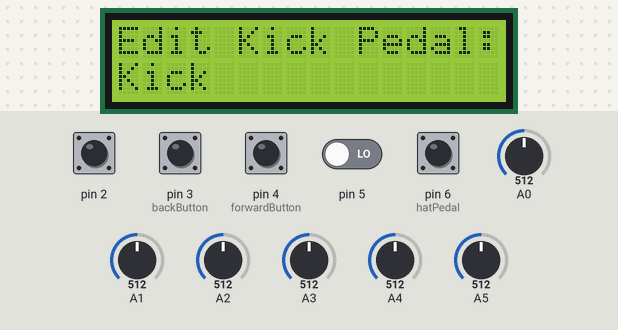
This sketch was run on a simulated Arduino Uno, built with avr-gcc and run on an emulated ATmega328P. Shown: 16×2 character LCD. The inputs (shaded band) are chosen by the test bench; at power-on: pin 6 (hatPedal) HIGH, pin 2, pin 3 (backButton), pin 4 (forwardButton), pin 5 LOW, A0 = 512, A1 = 512, A2 = 512, A3 = 512, A4 = 512, A5 = 512. What the sketch prints to the serial monitor is not drawn.

Above: at 1.2 s.
1.3 s: pin 2 pulsed HIGH 5 times (0.12 s each, 0.3 s apart)
At 1.89 s:
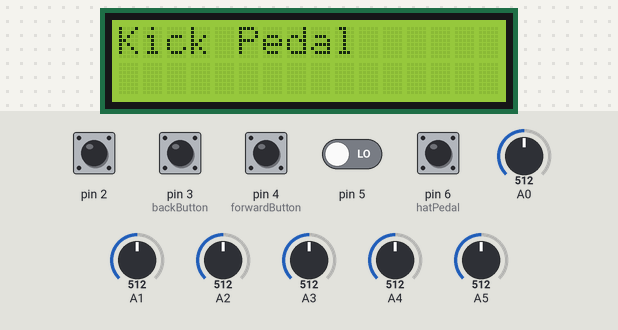
At 3.4 s:
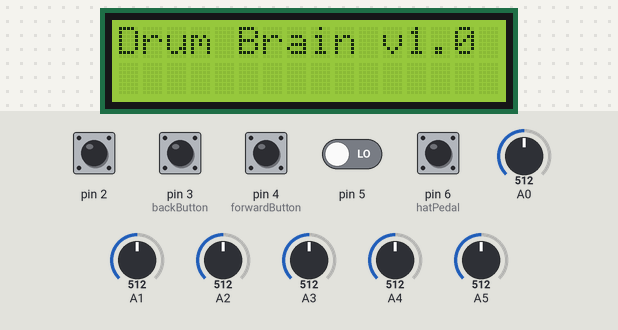
4.3 s: A0 set to 716
5.9 s: A1 set to 716
7.7 s: A2 set to 716
9.2 s: A3 set to 716
11.0 s: A4 set to 716
Timing chart, 0 to 13.5 s (numbered marks = the images above; inputs shaded):
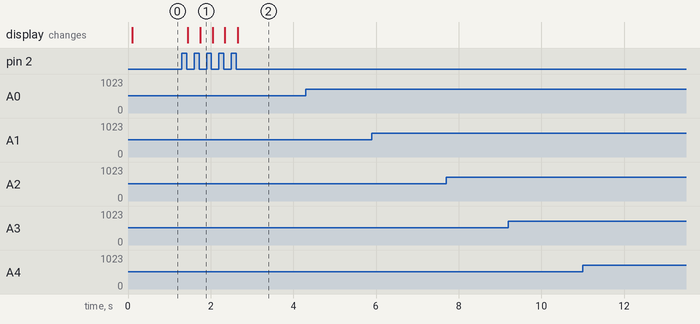

Measured:
- after the input at 1.3 s, the display: first changes after 0.14 s (image 1 shows a later state)
- after the input at 4.3 s, every drawn part: stays the same
- after the input at 5.9 s, every drawn part: stays the same
- after the input at 7.7 s, every drawn part: stays the same
- after the input at 9.2 s, every drawn part: stays the same
- after the input at 11.0 s, every drawn part: stays the same

The sketch:

x_Pads_Output_to_MIDI_with_Hat_Switch_and_Pad_Editing_LCD_v2.ino
```cpp
#include <LiquidCrystal.h>

/* LCD Configuration */
LiquidCrystal lcd(7, 8, 9, 10, 11, 12);

/* Drum Pad Input Pins */
int PIN_COUNT = 7; // Defines number of pins in use

/* Name of the system */
String SYS_NAME = "Drum Brain v1.0";

/* Tunable Values */
byte ANALOG_SAMPLES = 8;        // Defines how many consecutive reads to take from one strike
byte MAX_STRIKE_VOLTAGE = 150;  // Defines the maximum voltage limit to be read from one strike (higher voltages are clipped to this value)
byte MIN_VEL = 5;               // Defines the minimum output MIDI velocity
byte DELAY = 10;                // Defines how many ms to wait after detecting a strike before polling for another
byte NOTE_HOLD = 5;             // Defines how long the midi note will hold for
byte PEDAL_VELOCITY = 20;       // Defines velocity of pedal changes

/* MIDI Command Values */
int noteON = 144;               // 10010000 in binary, note on command
int noteOFF = 128;              // 10000000 in binary, note off command

/* MIDI Keymap Arrays (Addictive Drums Mappings */
int kickNote[] = {36};
String kickName[] = {"Kick"};
byte kickSize = 1;

int snareNote[] = {37, 38, 39, 40, 41, 42, 43, 44};
String snareName[] = {"Sn Rim", "Sn Open Hit", "Sn Rim (dbl)", "Sn Open Hit (dbl)", "Sn Shallow Rim", "Sn SideStick", "Sn Shallow Hit", "Sn Rim Click"};
byte snareSize = 8;

int tomNote[] = {72, 71, 70, 69, 68, 67, 66, 65};
String tomName[] = {"Tom 1 Rim", "Tom 1 Open", "Tom 2 Rim", "Tom 2 Open", "Tom 3 Rim", "Tom 3 Open", "Tom 4 Rim", "Tom 4 Open"};
byte tomSize = 8;

int oHatNote[] = {54, 55, 56, 57, 58};
String oHatName[] = {"HH Open A", "HH Open B", "HH Open C", "HH Open D", "HH Open Bell"};
byte oHatSize = 5;

int cHatNote[] = {49, 50, 51, 52, 53};
String cHatName[] = {"HH 1 Close Tip", "HH 1 Close Shaft", "HH 2 Close Tip", "HH 2 Close Shaft", "HH Close Bell"};
byte cHatSize = 5;

int cymbalNote[] = {77, 46, 79, 81, 60, 61, 62, 47};
String cymbalName[] = {"Cymbal 1", "Cymbal 1 (dbl)", "Cymbal 2", "Cymbal 3", "Ride Tip", "Ride Bell", "Ride Shaft", "Xtra"};
byte cymbalSize = 8;

/* Initial Drum Pad to MIDI note mappings (uses array position in MIDI Keymap Arrays */
byte kickPos = 0;
byte redPos = 1;
byte bluePos = 1;
byte greenPos = 3;
byte yellowPos1 = 0;
byte yellowPos2 = 0;
byte orangePos = 0;

/* Edit Menu Arrays */
String padNames[] = {"Kick Pedal", "Red Pad", "Blue Pad", "Green Pad", "Yellow Pad1", "Yellow Pad2", "Orange Pad"};
String* nameArray[] = {kickName, snareName, tomName, tomName, oHatName, cHatName, cymbalName};
int* noteArray[] = {kickNote, snareNote, tomNote, tomNote, oHatNote, cHatNote, cymbalNote};
byte noteArraySize[] = {kickSize, snareSize, tomSize, tomSize, oHatSize, cHatSize, cymbalSize};
byte noteArrayPos[] = {kickPos, redPos, bluePos, greenPos, yellowPos1, yellowPos2, orangePos};

/* MIDI Note Values */
int PEDAL_OFF = 59;
int PEDAL_ON = 48;
int HAT_OPEN = 54;
int HAT_CLOSED = 49;

/* Pedal Pins */
int hatPedal = 6;               // Defines which pin hat pedal is connected to
int kickPedal = 5;              // Defines which pin kick pedal is connected to

int pedalState = HIGH;          // Defines initial pedal state

/* Button Pins */
int editButton = 2;
int backButton = 3;
int forwardButton = 4;
int enterButton = 5;

int backState = HIGH;
int forwardState = HIGH;
int editState = HIGH;
int enterState = HIGH;
int buttonState[] = {backState, forwardState, editState, enterState};
byte backPos = 0;
byte forwardPos = 1;
byte editPos = 2;
byte enterPos = 3;


void setup(){
  lcd.begin(16, 2);
  lcd.setCursor(0, 0);
  lineWrite(SYS_NAME, "");
  Serial.begin(31250);
  pinMode(hatPedal, INPUT);
  pinMode(backButton, INPUT);
  pinMode(forwardButton, INPUT);
}

void loop(){

  // Iterate through analog pads reading voltages and sending MIDI output
  for(int i = 0; i < PIN_COUNT - 1; i++){

    // Check if pedal state has changed
    if(digitalRead(hatPedal) != pedalState){
      if(pedalState == HIGH) MIDIoutput(PEDAL_ON, PEDAL_VELOCITY);
      else MIDIoutput(PEDAL_OFF, PEDAL_VELOCITY);
      pedalState = !pedalState;
    }

    // Check if edit button has been pressed, if so go to the Edit Menu
    if(buttonPressed(editButton, editPos, false)){
      editMenu();
      //lcd.clear();
      //lcd.setCursor(0, 0);
      lineWrite(SYS_NAME, "");
    }

    if(analogRead(i) > 3){

      byte maxVal = 0;

      for(int read = 0; read < ANALOG_SAMPLES; read++){
        byte val = analogRead(i);
        if(val > maxVal) maxVal = val;
      }

      // Calculate note velocity
      if(maxVal > MAX_STRIKE_VOLTAGE) maxVal = MAX_STRIKE_VOLTAGE;
      byte velocity = (float) maxVal / MAX_STRIKE_VOLTAGE * 127;
      if(velocity < MIN_VEL) velocity = MIN_VEL;  // Limit minimum velocity value to MIN_VEL (defined in class)*/


      // Output MIDI
      int ccNote = 0;
      if(i == 0) ccNote = kickNote[noteArrayPos[0]];
      if(i == 1) ccNote = snareNote[noteArrayPos[1]];
      if(i == 2) ccNote = getHat();
      if(i == 3) ccNote = cymbalNote[noteArrayPos[6]];
      if(i == 4) ccNote = tomNote[2];
      if(i == 5) ccNote = tomNote[3];
      MIDIoutput(ccNote, velocity);
    }
  }
  delay(DELAY);
}

/* Write a single on/off signal to MIDI output with velocity */
void MIDIoutput(int MIDInote, int MIDIvelocity){
  Serial.write(noteON);
  Serial.write(MIDInote);
  Serial.write(MIDIvelocity);
  delay(NOTE_HOLD);
  Serial.write(noteOFF);
  Serial.write(MIDInote);
  Serial.write(MIDIvelocity);
}

/* Check if Hat should be open or closed and return the appropriate MIDI note */
int getHat(){
  if(pedalState == LOW) return cHatNote[noteArrayPos[5]];
  else return oHatNote[noteArrayPos[4]];
}

/* Clear the LCD then write to it */
void lineWrite(String message1, String message2){
  lcd.clear();
  lcd.setCursor(0, 0);
  lcd.print(message1);
  lcd.setCursor(0, 1);
  lcd.print(message2);
}

/* Provides editing of MIDI notes sent by each pad and display to LCD */
void editMenu(){
  byte padNumber = 0;
  //lineWrite(padNames[padNumber], "");
  lcd.clear();
  lcd.setCursor(0, 0);
  lcd.print(padNames[padNumber]);

  while(!buttonPressed(editButton, editPos, true)){
    if(buttonPressed(forwardButton, forwardPos, true)){
      if(padNumber < PIN_COUNT - 1) padNumber++;
      else padNumber = 0;
      //lineWrite(padNames[padNumber], "");
      lcd.clear();
      lcd.setCursor(0, 0);
      lcd.print(padNames[padNumber]);
    }
    if(buttonPressed(backButton, backPos, true)){
      if(padNumber > 0) padNumber--;
      else padNumber = PIN_COUNT - 1;
      //lineWrite(padNames[padNumber], "");
      lcd.clear();
      lcd.setCursor(0, 0);
      lcd.print(padNames[padNumber]);
    }

    if(buttonPressed(enterButton, enterPos, true)){
      int* currentNoteArray = noteArray[padNumber];
      String* currentNameArray = nameArray[padNumber];
      byte notePos = noteArrayPos[padNumber];
      int currentNote = currentNoteArray[notePos];
      String currentNoteName = currentNameArray[notePos];
      String editMsg = "Edit " + padNames[padNumber] + ":";
      //lineWrite(editMsg, currentNoteName);
      lcd.clear();
      lcd.setCursor(0, 0);
      lcd.print(editMsg);
      lcd.setCursor(0, 1);
      lcd.print(currentNoteName);
      boolean edited = false;


      while(!edited){
        if(buttonPressed(editButton, editPos, true)) return;

        if(buttonPressed(forwardButton, forwardPos, true)){
          if(notePos < noteArraySize[padNumber] - 1) notePos++;
          else notePos = 0;
          currentNoteName = currentNameArray[notePos];
          //lineWrite(editMsg, currentNoteName);
          lcd.clear();
          lcd.setCursor(0, 0);
          lcd.print(editMsg);
          lcd.setCursor(0, 1);
          lcd.print(currentNoteName);
        }
        if(buttonPressed(backButton, backPos, true)){
          if(notePos > 0) notePos--;
          else notePos = noteArraySize[padNumber] - 1;
          currentNoteName = currentNameArray[notePos];
          //lineWrite(editMsg, currentNoteName);
          lcd.clear();
          lcd.setCursor(0, 0);
          lcd.print(editMsg);
          lcd.setCursor(0, 1);
          lcd.print(currentNoteName);
        }
        if(buttonPressed(enterButton, enterPos, true)){
          noteArrayPos[padNumber] = notePos;
          //lineWrite(editMsg, "DONE");
          lcd.clear();
          lcd.setCursor(0, 0);
          lcd.print(editMsg);
          lcd.setCursor(0, 1);
          lcd.print("change saved");
          delay(500);
          edited = true;
          lcd.clear();
          lcd.setCursor(0, 0);
          lcd.print(padNames[padNumber]);
        }
      }
    }
  }
}

/* Checks if a button has been pressed */
boolean buttonPressed(int button, byte statePos, boolean debounce){
  int state1 = digitalRead(button);
  if(debounce){
    delay(5);
    int state2 = digitalRead(button);
    if(state1 != state2) return false;
  }
  boolean pressed = false;
  int lastState = buttonState[statePos];
  if(state1 != lastState){
    if(state1 == LOW) pressed = true;
    buttonState[statePos] = !lastState;
  }
  return pressed;
}

/* RAM checking method */
int freeRam () {
  extern int __heap_start, *__brkval;
  int v;
  return (int) &v - (__brkval == 0 ? (int) &__heap_start : (int) __brkval);
}
```
